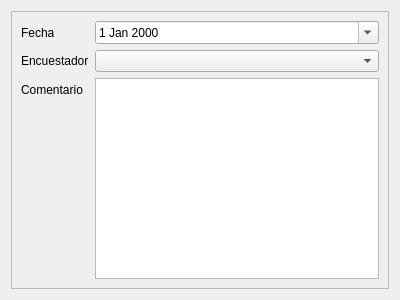
<?xml version="1.0" encoding="UTF-8"?>
<ui version="4.0">
 <class>WizardPage</class>
 <widget class="QWizardPage" name="WizardPage">
  <property name="geometry">
   <rect>
    <x>0</x>
    <y>0</y>
    <width>400</width>
    <height>300</height>
   </rect>
  </property>
  <property name="windowTitle">
   <string>WizardPage</string>
  </property>
  <layout class="QHBoxLayout" name="horizontalLayout">
   <item>
    <widget class="QFrame" name="frame">
     <property name="frameShape">
      <enum>QFrame::StyledPanel</enum>
     </property>
     <property name="frameShadow">
      <enum>QFrame::Raised</enum>
     </property>
     <layout class="QFormLayout" name="formLayout">
      <item row="0" column="0">
       <widget class="QLabel" name="lblFecha">
        <property name="text">
         <string>Fecha</string>
        </property>
       </widget>
      </item>
      <item row="0" column="1">
       <widget class="QDateEdit" name="dtEdtFecha">
        <property name="calendarPopup">
         <bool>true</bool>
        </property>
       </widget>
      </item>
      <item row="1" column="0">
       <widget class="QLabel" name="lblEncuestador">
        <property name="text">
         <string>Encuestador</string>
        </property>
       </widget>
      </item>
      <item row="1" column="1">
       <widget class="QComboBox" name="cmbBxEncuestador"/>
      </item>
      <item row="2" column="0">
       <widget class="QLabel" name="lblComentario">
        <property name="text">
         <string>Comentario</string>
        </property>
       </widget>
      </item>
      <item row="2" column="1">
       <widget class="QPlainTextEdit" name="plnTxtEdtComentario"/>
      </item>
     </layout>
    </widget>
   </item>
  </layout>
 </widget>
 <resources/>
 <connections/>
</ui>
